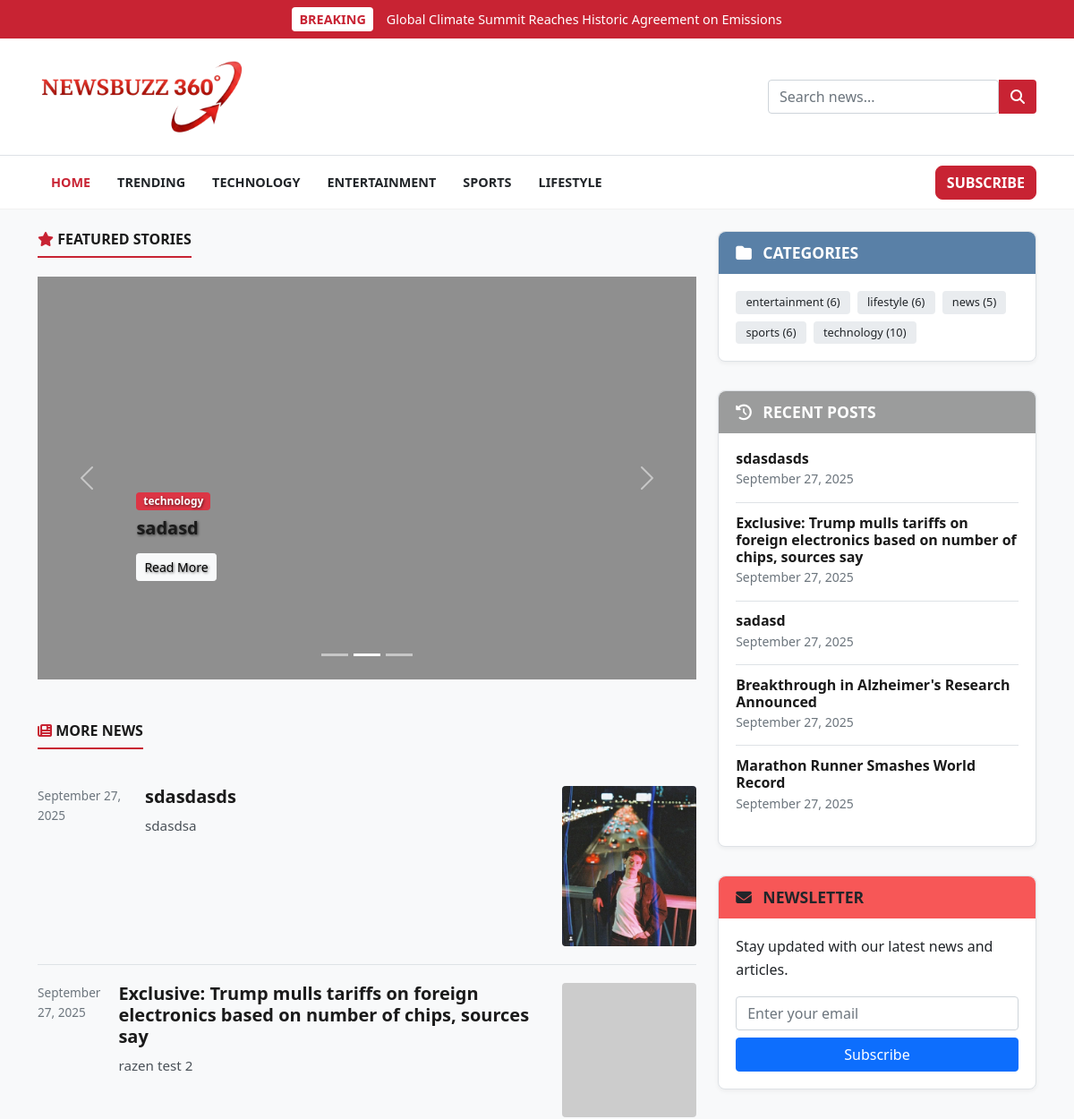
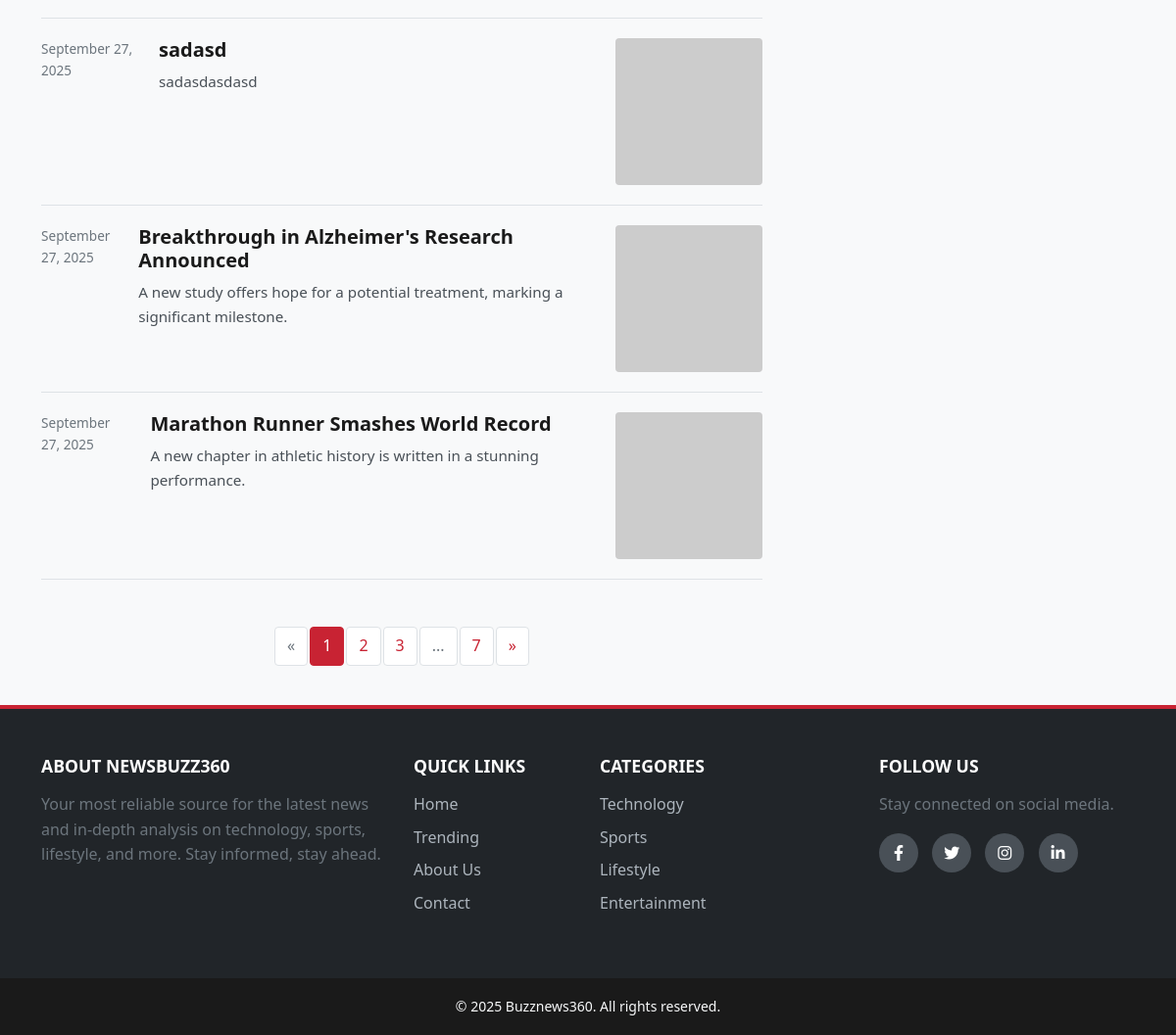
The page / on the database its author committed (2 pictures, top to bottom).
### models.py (models this page shows, shortened)
class Post(db.Model):
    id = db.Column(db.Integer, primary_key=True)
    title = db.Column(db.String(100), nullable=False)
    subtitle = db.Column(db.String(150), nullable=True)
    content = db.Column(db.Text, nullable=False)
    category = db.Column(db.String(50), nullable=True)
    thumbnail = db.Column(db.String(100), nullable=True)
    featured = db.Column(db.Boolean, default=False)
    created_at = db.Column(db.DateTime, default=datetime.utcnow)

### app.py (the view)
@app.route("/")
def home():
    page = request.args.get('page', 1, type=int)
    posts_pagination = Post.query.order_by(Post.id.desc()).paginate(page=page, per_page=5)
    featured_posts = Post.query.filter_by(featured=True).order_by(Post.id.desc()).limit(3).all()
    return render_template("index.html", featured_posts=featured_posts, posts_pagination=posts_pagination)

### app.py (called while the page is built)
@app.template_filter('datetime')
def format_datetime(value, format='%B %d, %Y'):
    if isinstance(value, datetime):
        return value.strftime(format)
    return "Recent"

@app.context_processor
@cache.cached(timeout=600)
def inject_categories():
    categories = db.session.query(Post.category, db.func.count(Post.id).label('count')).filter(Post.category.isnot(None), Post.category != '').group_by(Post.category).all()
    current_year = datetime.now().year
    return dict(categories=categories, current_year=current_year)

### templates/index.html (shortened to what this page needs)
{% extends "base.html" %}
{% block content %}
<div class="row">
    <div class="col-lg-8">
        {% if featured_posts %}
        <section class="mb-5">
            <h2 class="section-title">
                <span><i class="fas fa-star"></i> Featured Stories</span>
            </h2>
            <div id="featuredCarousel" class="carousel slide" data-bs-ride="carousel" data-bs-interval="2500">
                <div class="carousel-indicators">
                    {% for post in featured_posts %}
                    <button type="button" data-bs-target="#featuredCarousel" data-bs-slide-to="{{ loop.index0 }}" class="{% if loop.first %}active{% endif %}" aria-current="true"></button>
                    {% endfor %}
                </div>
                <div class="carousel-inner">
                    {% for post in featured_posts %}
                    <div class="carousel-item {% if loop.first %}active{% endif %}">
                        <img src="{{ url_for('static', filename='uploads/' + post.thumbnail) if post.thumbnail else 'https://via.placeholder.com/1200x450/6c757d/FFFFFF?text=Newsbuzz360' }}" class="d-block w-100" alt="{{ post.title }}">
                        <div class="carousel-caption d-none d-md-block">
                            <a href="{{ url_for('category', category_name=post.category) }}" class="badge bg-danger mb-2 text-decoration-none">{{ post.category }}</a>
                            <h5>{{ post.title }}</h5>
                            <a href="{{ url_for('article', id=post.id) }}" class="btn btn-light btn-sm mt-2">Read More</a>
                        </div>
                    </div>
                    {% endfor %}
                </div>
                <button class="carousel-control-prev" type="button" data-bs-target="#featuredCarousel" data-bs-slide="prev">
                    <span class="carousel-control-prev-icon" aria-hidden="true"></span>
                </button>
                <button class="carousel-control-next" type="button" data-bs-target="#featuredCarousel" data-bs-slide="next">
                    <span class="carousel-control-next-icon" aria-hidden="true"></span>
                </button>
            </div>
        </section>
        {% endif %}
        <section>
            <h2 class="section-title"><span><i class="fas fa-newspaper"></i> More News</span></h2>
            {% if posts_pagination.items %}
                {% for post in posts_pagination.items %}
                <div class="news-list-item">
                    <div class="timestamp">{{ post.created_at|datetime }}</div>
                    <div class="content">
                        <h4 class="title"><a href="{{ url_for('article', id=post.id) }}">{{ post.title }}</a></h4>
                        <p class="summary">{{ post.subtitle or post.content|truncate(120) }}</p>
                    </div>
                    <div class="thumbnail">
                        <a href="{{ url_for('article', id=post.id) }}">
                             <img src="{{ url_for('static', filename='uploads/' + post.thumbnail) if post.thumbnail else 'https://via.placeholder.com/150' }}" alt="{{ post.title }}">
                        </a>
                    </div>
                </div>
                {% endfor %}
            {% else %}
                <p>No news to display.</p>
            {% endif %}
            {% if posts_pagination.pages > 1 %}
            <nav aria-label="Page navigation" class="mt-5">
                <ul class="pagination justify-content-center">
                    <li class="page-item {% if not posts_pagination.has_prev %}disabled{% endif %}"><a class="page-link" href="{{ url_for('home', page=posts_pagination.prev_num) }}">&laquo;</a></li>
                    {% for page_num in posts_pagination.iter_pages(left_edge=1, right_edge=1, left_current=1, right_current=2) %}
                        {% if page_num %}
                            <li class="page-item {% if posts_pagination.page == page_num %}active{% endif %}"><a class="page-link" href="{{ url_for('home', page=page_num) }}">{{ page_num }}</a></li>
                        {% else %}
                            <li class="page-item disabled"><span class="page-link">...</span></li>
                        {% endif %}
                    {% endfor %}
                    <li class="page-item {% if not posts_pagination.has_next %}disabled{% endif %}"><a class="page-link" href="{{ url_for('home', page=posts_pagination.next_num) }}">&raquo;</a></li>
                </ul>
            </nav>
            {% endif %}
        </section>
    </div>
    <div class="col-lg-4">
        <aside class="sidebar">
            <div class="sidebar-widget">
                <h4 class="widget-title widget-title-blue"><i class="fas fa-folder me-2"></i> Categories</h4>
                <div class="widget-body">
                    {% if categories %}
                    <div class="d-flex flex-wrap gap-2">
                        {% for category, count in categories %}
                        <a href="{{ url_for('category', category_name=category) }}" class="badge category-badge">
                            {{ category }} ({{ count }})
                        </a>
                        {% endfor %}
                    </div>
                    {% endif %}
                </div>
            </div>
            <div class="sidebar-widget">
                <h4 class="widget-title widget-title-green"><i class="fas fa-history me-2"></i> Recent Posts</h4>
                <div class="widget-body">
                    {% if posts_pagination.items %}
                    <ul class="list-unstyled">
                        {% for post in posts_pagination.items[:5] %}
                        <li class="recent-post-item">
                            <a href="{{ url_for('article', id=post.id) }}">
                                <h6 class="mb-0">{{ post.title }}</h6>
                                <small class="text-muted">{{ post.created_at|datetime }}</small>
                            </a>
                        </li>
                        {% endfor %}
                    </ul>
                    {% endif %}
                </div>
            </div>
            <div class="sidebar-widget">
                <h4 class="widget-title widget-title-cyan"><i class="fas fa-envelope me-2"></i> Newsletter</h4>
                <div class="widget-body">
                    <p>Stay updated with our latest news and articles.</p>
                    <form>
                        <input type="email" class="form-control mb-2" placeholder="Enter your email">
                        <button type="submit" class="btn btn-primary w-100">Subscribe</button>
                    </form>
                </div>
            </div>
        </aside>
    </div>
</div>
{% endblock %}

### static/style.css (style rules this page uses)
:root { --primary-red: #c82333; --primary-dark-red: #a81e2a; --background-color: #f8f9fa; --surface-color: #ffffff; --text-color: #212529; --heading-color: #1a1a1a; --border-color: #dee2e6; --light-gray: #f1f1f1; --font-primary: 'Segoe UI', Tahoma, Geneva, Verdana, sans-serif; --font-logo: 'Playfair Display', serif; --border-radius-sm: 0.25rem; --border-radius-md: 0.5rem; --box-shadow: 0 4px 12px rgba(0, 0, 0, 0.08); }
body { font-family: var(--font-primary); background-color: var(--background-color); color: var(--text-color); line-height: 1.6; }
h1, h2, h3, h4, h5, h6 { color: var(--heading-color); font-weight: 700; }
a { color: var(--primary-red); text-decoration: none; transition: all 0.2s ease-in-out; }
.section-title { font-family: var(--font-headings); font-size: 1rem; font-weight: 700; margin-bottom: 1.5rem; position: relative; text-transform: uppercase; padding-bottom: 0.5rem; }
.section-title span { border-bottom: 2px solid var(--primary-red); padding-bottom: 0.5rem; }
.section-title i { color: var(--primary-red); }
.carousel-item { height: 450px; }
.carousel-item img { height: 100%; object-fit: cover; filter: brightness(0.7); }
.carousel-caption { text-align: left; bottom: 20%; text-shadow: 1px 1px 3px rgba(0,0,0,0.6); }
.sidebar-widget { background-color: var(--surface-color); border: 1px solid var(--border-color); border-radius: var(--border-radius-md); margin-bottom: 2rem; box-shadow: 0 2px 5px rgba(0,0,0,0.05); }
.widget-title { font-family: var(--font-primary); font-size: 1.1rem; font-weight: bold; padding: 0.8rem 1.2rem; margin: 0; color: white; text-transform: uppercase; background-color: var(--primary-red); border-top-left-radius: var(--border-radius-md); border-top-right-radius: var(--border-radius-md); }
.widget-title-blue { background-color: #3b6997d7; }
.widget-title-green { background-color: #9b9c9c; }
.widget-title-cyan { background-color: #f75757; color: var(--text-color); }
.widget-body { padding: 1.2rem; }
.category-badge { background-color: #e9ecef; color: var(--text-color); font-size: 0.8rem; font-weight: 500; padding: 0.4rem 0.7rem; }
.recent-post-item { border-bottom: 1px solid var(--border-color); padding: 0.8rem 0; }
.recent-post-item:last-child { border-bottom: none; padding-bottom: 0; }
.recent-post-item:first-child { padding-top: 0; }
.news-list-item { display: flex; align-items: flex-start; gap: 20px; padding: 20px 0; border-bottom: 1px solid var(--border-color); }
.news-list-item .timestamp { flex-basis: 100px; font-size: 0.85rem; color: #6c757d; }
.news-list-item .content { flex-grow: 1; }
.news-list-item .title { font-family: var(--font-headings); font-size: 1.25rem; margin-bottom: 0.5rem; }
.news-list-item .title a { color: var(--heading-color); }
.news-list-item .summary { font-size: 0.95rem; color: #495057; margin: 0; }
.news-list-item .thumbnail { flex-basis: 150px; flex-shrink: 0; }
.news-list-item .thumbnail img { width: 100%; height: auto; border-radius: var(--border-radius-sm); }
.pagination .page-link { color: var(--primary-red); border: 1px solid var(--border-color); margin: 0 3px; border-radius: var(--border-radius-sm); }
.pagination .page-item.active .page-link { background-color: var(--primary-red); border-color: var(--primary-red); color: white; }
.pagination .page-item.disabled .page-link { color: #6c757d; background-color: #fff; border-color: var(--border-color); }

### rows shown on the page
Post: created_at "September 27, 2025", title "sdasdasds", subtitle "sdasdsa", thumbnail (picture)
Post: category "technology", title "sadasd", created_at "September 27, 2025", subtitle "sadasdasdasd"
Post: created_at "September 27, 2025", title "Exclusive: Trump mulls tariffs on foreign electronics based on number of chips, sources say", subtitle "razen test 2"
Post: created_at "September 27, 2025", title "Breakthrough in Alzheimer's Research Announced", subtitle "A new study offers hope for a potential treatment, marking a significant milestone."
Post: created_at "September 27, 2025", title "Marathon Runner Smashes World Record", subtitle "A new chapter in athletic history is written in a stunning performance."
Post: category "lifestyle", id "6"

### other values the page prints
{{ page_num }} "1" "2" "3" "7"
{{ category }} "entertainment" "news" "sports" "technology"
{{ count }} "6" "5" "6" "10"
